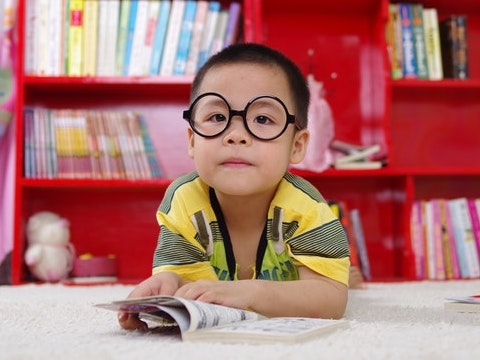
//> input picture 01_getting_started/data/images/boy.jpg, 480 x 360 px
$ ./Source   (built with g++ and OpenCV 4)
//> lines starting //> are read from the running program, lines starting //| are printed output that depends on the picture; after the words box and inside, x2 and y2 are one past the last pixel; in counts of white or black regions, pixels touching at a corner belong together
/*
 * Draw a Circle
 * For drawing a circle in OpenCV library we can use cv::circle function.
 * Syntax:
 *	void cv::circle(InputOutputArray img, Point center, int radius, const Scalar& color, int thickness=1, int lineType=LINE_8, int shift=0)
 * Arguments:
 *	- img - image where the circle is drawn.
 *	- center - center of the circle
 *	- radius -  radius of the circle
 *	- color - circle color
 *	- thickness - thickness of the circle outline (if positive). If a negative value is supplied for this argument. It will result in a filled circle.
 *	- line type - type of the circle boundary. This is exact same as lineType argument in cv::line
 */

#include <opencv2/opencv.hpp>
#include <opencv2/core.hpp>
#include <opencv2/highgui.hpp>

int main()
{
	// Load the image from disk
	cv::Mat image{ cv::imread("../data/images/boy.jpg", cv::IMREAD_COLOR) };
//> image is the input picture: 360 rows x 480 cols, CV_8UC3; mean B, G, R 111.8, 115.3, 174.3

	// Make a copy
	cv::Mat imageCircle = image.clone();
	cv::Mat imageFilledCircle = image.clone();

	// Draw a circle
	cv::circle(imageCircle, cv::Point(250, 125), 100, cv::Scalar(255, 0, 0), 5, cv::LINE_AA);
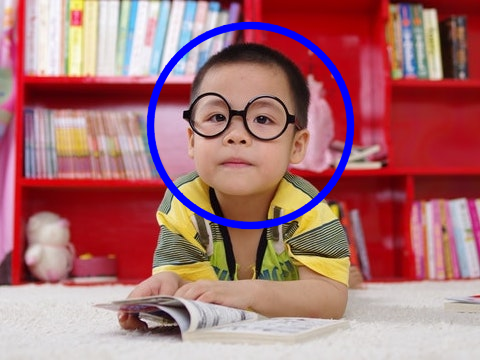
//> imageCircle: 360 rows x 480 cols, CV_8UC3; 3.18% of pixels changed, all inside (x1, y1, x2, y2) = (146, 21, 355, 230)

	// Draw filled circle
	cv::circle(imageFilledCircle, cv::Point(250, 125), 100, cv::Scalar(255, 0, 0), -1, cv::LINE_AA);
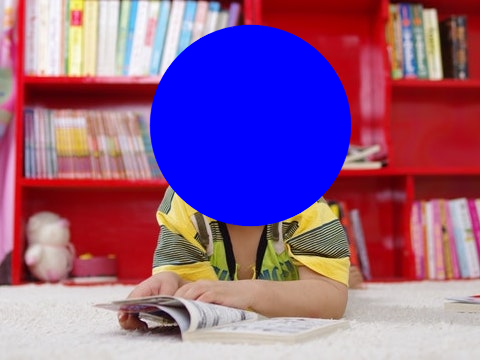
//> imageFilledCircle: 360 rows x 480 cols, CV_8UC3; 18.66% of pixels changed, all inside (x1, y1, x2, y2) = (149, 24, 352, 227)

	cv::imshow("Image with Circle", imageCircle);
	cv::imshow("Image with Filled Circle", imageFilledCircle);
	cv::waitKey(0);
	cv::destroyAllWindows();

	return 0;
}

$ run again, with 01_getting_started/data/images/musk.jpg copied over 01_getting_started/data/images/boy.jpg
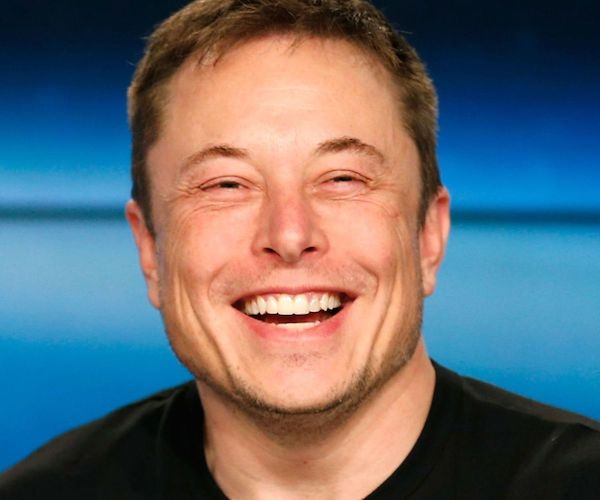
//> input picture 01_getting_started/data/images/musk.jpg, 600 x 500 px
//> image is the input picture: 500 rows x 600 cols, CV_8UC3; mean B, G, R 112.1, 105.5, 100.1
//> `cv::circle(imageCircle, cv::Point(250, 125), 100, cv::Scalar(255, 0, 0..`:
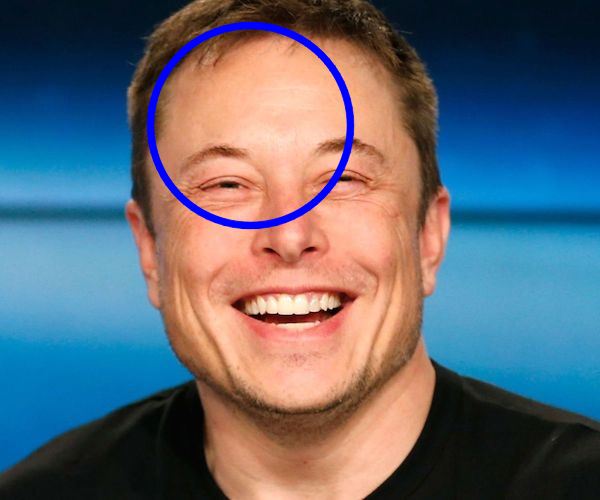
//> imageCircle: 500 rows x 600 cols, CV_8UC3; 1.83% of pixels changed, all inside (x1, y1, x2, y2) = (146, 21, 355, 230)
//> `cv::circle(imageFilledCircle, cv::Point(250, 125), 100, cv::Scalar(255..`:
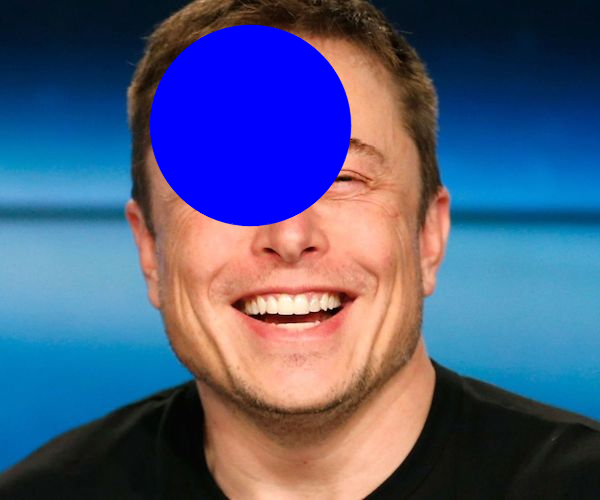
//> imageFilledCircle: 500 rows x 600 cols, CV_8UC3; 10.75% of pixels changed, all inside (x1, y1, x2, y2) = (149, 24, 352, 227)

$ run again, with 01_getting_started/data/images/panther.png saved as 01_getting_started/data/images/boy.jpg
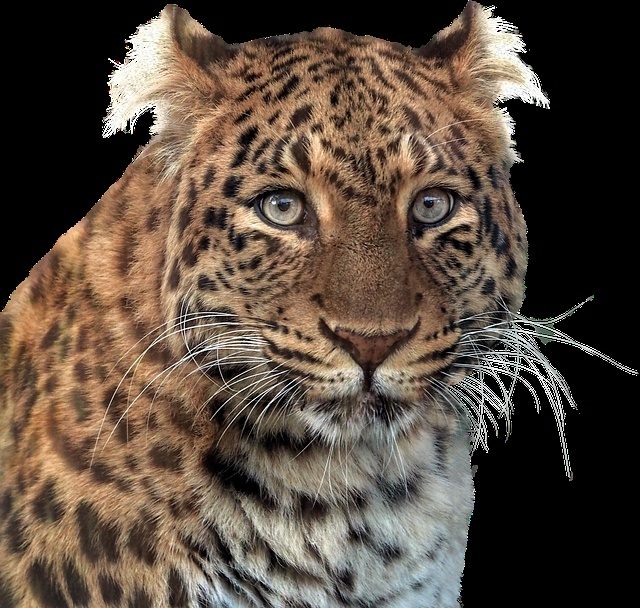
//> input picture 01_getting_started/data/images/panther.png, 640 x 608 px
//> image is the input picture: 608 rows x 640 cols, CV_8UC3; mean B, G, R 63, 75, 89.2
//> `cv::circle(imageCircle, cv::Point(250, 125), 100, cv::Scalar(255, 0, 0..`:
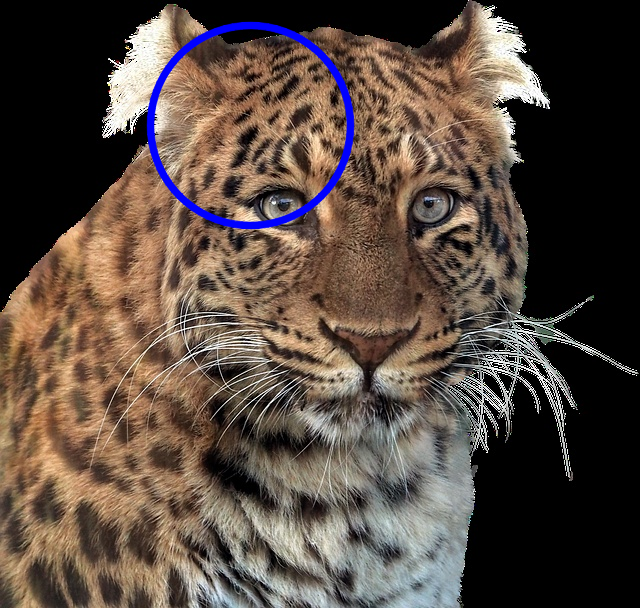
//> imageCircle: 608 rows x 640 cols, CV_8UC3; 1.41% of pixels changed, all inside (x1, y1, x2, y2) = (146, 21, 355, 230)
//> `cv::circle(imageFilledCircle, cv::Point(250, 125), 100, cv::Scalar(255..`:
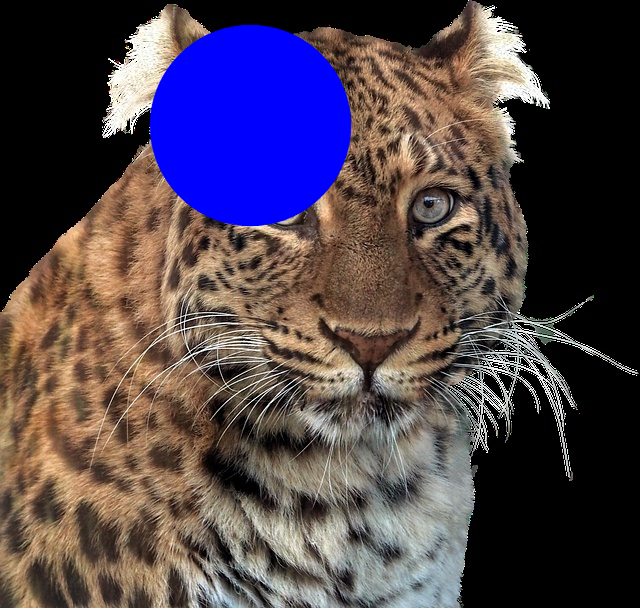
//> imageFilledCircle: 608 rows x 640 cols, CV_8UC3; 8.29% of pixels changed, all inside (x1, y1, x2, y2) = (149, 24, 352, 227)
